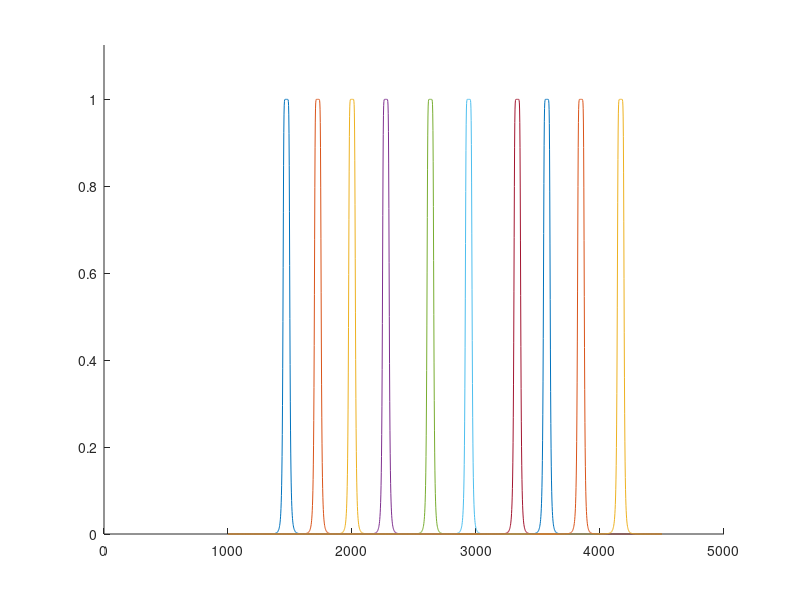
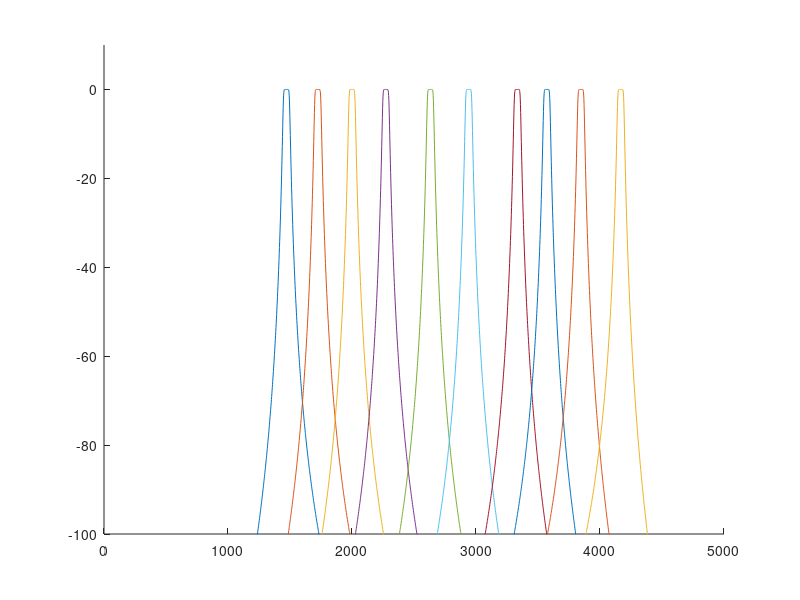
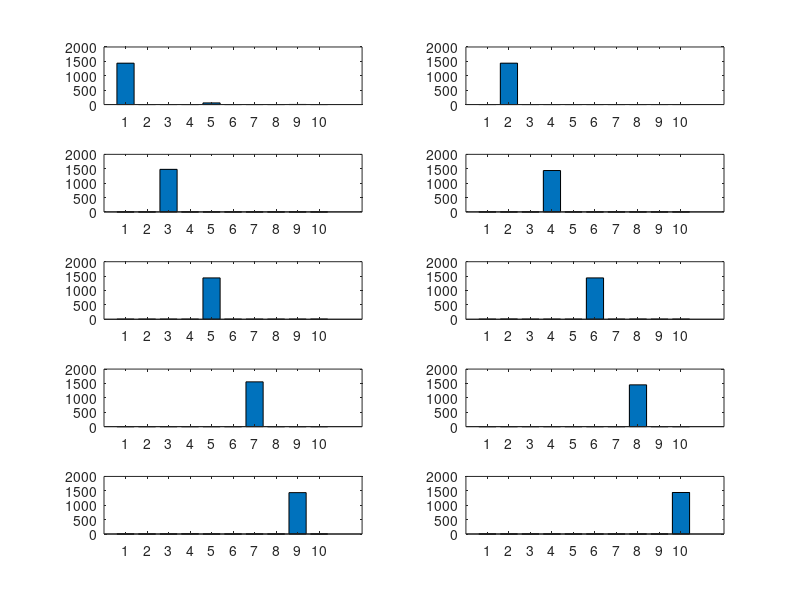

These figures' MATLAB source, in order:
NUMBER_OF_COEFFICIENTS = 11;
P_FREQ = [1471 1724 2000 2273 2632 2941 3333 3571 3846 4167];
FS = 10E3;
BANDWIDTH = 50;
T = linspace(0, 0.2, 2000);

a(length(P_FREQ),NUMBER_OF_COEFFICIENTS) = 0;
b(length(P_FREQ),NUMBER_OF_COEFFICIENTS) = 0;
total_energy(1:length(P_FREQ)) = 0;

for i = 1:length(P_FREQ)
    freq = P_FREQ(i);
    
    f_lower = freq - BANDWIDTH/2;
    f_upper = freq + BANDWIDTH/2;
    [b(i,:),a(i,:)] = butter(5, [f_lower*2/FS f_upper*2/FS]);
    
    figure(1);
    f_axis = linspace(1000, 4500, 2000);
    H1 = freqz(b(i,:), a(i,:), f_axis, FS);
    hold on;
    xlim([0 5000]);
    ylim([0 1.125]);
    plot(f_axis, abs(H1));
    hold off;
    
    figure(2);
    hold on;
    xlim([0 5000]);
    ylim([-100 10]);
    plot(f_axis, 20*log10(abs(H1)));
    hold off;
end

save a1.txt a -ascii -double
save b1.txt b -ascii -double

for i = 1:length(P_FREQ)
    freq = P_FREQ(i);
    x = square(2*pi*freq*T);
    
    for j = 1:length(P_FREQ)
        filtered = filter(b(j,:), a(j,:), x);
        total_energy(j) = sum(abs(filtered).^2);
    end
    
    figure(3);
    hold on;
    subplot(length(P_FREQ)/2,2,i), bar(total_energy);
end